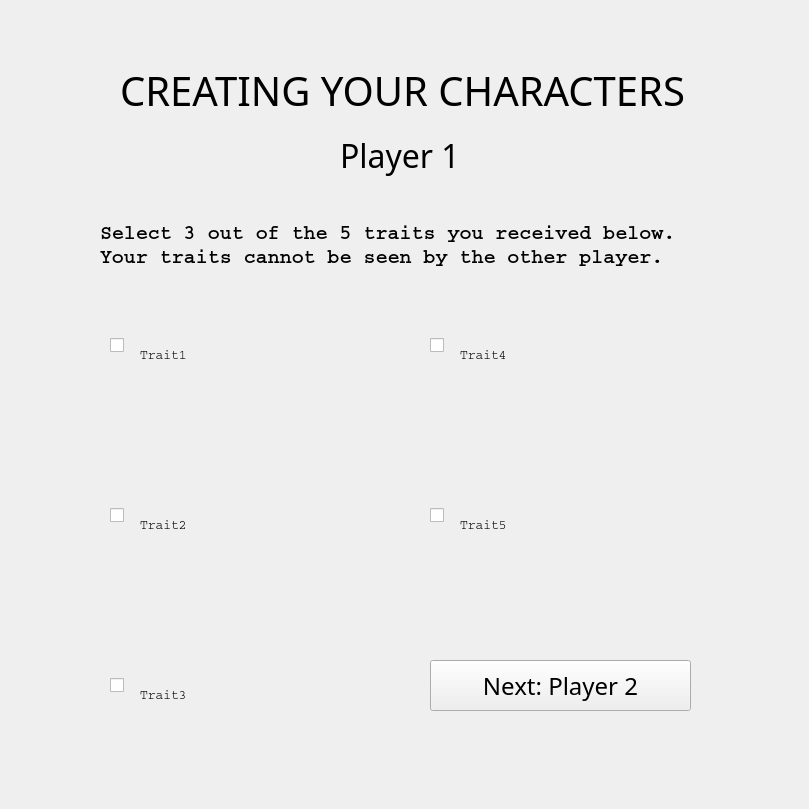
    <widget class="QWidget" name="page_4_trait1">
     <widget class="QWidget" name="widget_3" native="true">
      <property name="geometry">
       <rect>
        <x>0</x>
        <y>0</y>
        <width>800</width>
        <height>800</height>
       </rect>
      </property>
      <widget class="QLabel" name="label_9">
       <property name="geometry">
        <rect>
         <x>120</x>
         <y>70</y>
         <width>611</width>
         <height>41</height>
        </rect>
       </property>
       <property name="font">
        <font>
         <family>Bell MT</family>
         <pointsize>30</pointsize>
        </font>
       </property>
       <property name="styleSheet">
        <string notr="true">color: rgb(0, 0, 0);</string>
       </property>
       <property name="text">
        <string>CREATING YOUR CHARACTERS</string>
       </property>
      </widget>
      <widget class="QLabel" name="label_10">
       <property name="geometry">
        <rect>
         <x>100</x>
         <y>210</y>
         <width>651</width>
         <height>71</height>
        </rect>
       </property>
       <property name="font">
        <font>
         <family>Courier</family>
         <pointsize>15</pointsize>
         <italic>false</italic>
         <bold>true</bold>
        </font>
       </property>
       <property name="styleSheet">
        <string notr="true">color: rgb(0, 0, 0);</string>
       </property>
       <property name="text">
        <string>Select 3 out of the 5 traits you received below. 
Your traits cannot be seen by the other player.</string>
       </property>
       <property name="wordWrap">
        <bool>true</bool>
       </property>
      </widget>
      <widget class="QLabel" name="label_11">
       <property name="geometry">
        <rect>
         <x>340</x>
         <y>120</y>
         <width>181</width>
         <height>71</height>
        </rect>
       </property>
       <property name="font">
        <font>
         <family>OCR A Extended</family>
         <pointsize>24</pointsize>
        </font>
       </property>
       <property name="styleSheet">
        <string notr="true">color: rgb(0, 0, 0);</string>
       </property>
       <property name="text">
        <string>Player 1</string>
       </property>
      </widget>
      <widget class="QCheckBox" name="checkBox">
       <property name="geometry">
        <rect>
         <x>110</x>
         <y>290</y>
         <width>281</width>
         <height>111</height>
        </rect>
       </property>
       <property name="font">
        <font>
         <family>Courier</family>
         <pointsize>10</pointsize>
        </font>
       </property>
       <property name="styleSheet">
        <string notr="true">color: rgb(0, 0, 0);</string>
       </property>
       <property name="text">
        <string/>
       </property>
      </widget>
      <widget class="QCheckBox" name="checkBox_4">
       <property name="geometry">
        <rect>
         <x>430</x>
         <y>290</y>
         <width>281</width>
         <height>111</height>
        </rect>
       </property>
       <property name="font">
        <font>
         <family>Courier</family>
         <pointsize>10</pointsize>
        </font>
       </property>
       <property name="styleSheet">
        <string notr="true">color: rgb(0, 0, 0);</string>
       </property>
       <property name="text">
        <string/>
       </property>
      </widget>
      <widget class="QCheckBox" name="checkBox_2">
       <property name="geometry">
        <rect>
         <x>110</x>
         <y>460</y>
         <width>281</width>
         <height>111</height>
        </rect>
       </property>
       <property name="font">
        <font>
         <family>Courier</family>
         <pointsize>10</pointsize>
        </font>
       </property>
       <property name="styleSheet">
        <string notr="true">color: rgb(0, 0, 0);</string>
       </property>
       <property name="text">
        <string/>
       </property>
      </widget>
      <widget class="QCheckBox" name="checkBox_3">
       <property name="geometry">
        <rect>
         <x>110</x>
         <y>630</y>
         <width>281</width>
         <height>111</height>
        </rect>
       </property>
       <property name="font">
        <font>
         <family>Courier</family>
         <pointsize>10</pointsize>
        </font>
       </property>
       <property name="styleSheet">
        <string notr="true">color: rgb(0, 0, 0);</string>
       </property>
       <property name="text">
        <string/>
       </property>
      </widget>
      <widget class="QCheckBox" name="checkBox_5">
       <property name="geometry">
        <rect>
         <x>430</x>
         <y>460</y>
         <width>281</width>
         <height>111</height>
        </rect>
       </property>
       <property name="font">
        <font>
         <family>Courier</family>
         <pointsize>10</pointsize>
        </font>
       </property>
       <property name="styleSheet">
        <string notr="true">color: rgb(0, 0, 0);</string>
       </property>
       <property name="text">
        <string/>
       </property>
      </widget>
      <widget class="QLabel" name="label_4">
       <property name="geometry">
        <rect>
         <x>140</x>
         <y>290</y>
         <width>271</width>
         <height>131</height>
        </rect>
       </property>
       <property name="font">
        <font>
         <family>Courier</family>
         <pointsize>10</pointsize>
        </font>
       </property>
       <property name="text">
        <string>Trait1</string>
       </property>
       <property name="wordWrap">
        <bool>true</bool>
       </property>
      </widget>
      <widget class="QLabel" name="label_5">
       <property name="geometry">
        <rect>
         <x>140</x>
         <y>460</y>
         <width>271</width>
         <height>131</height>
        </rect>
       </property>
       <property name="font">
        <font>
         <family>Courier</family>
         <pointsize>10</pointsize>
        </font>
       </property>
       <property name="text">
        <string>Trait2</string>
       </property>
       <property name="wordWrap">
        <bool>true</bool>
       </property>
      </widget>
      <widget class="QLabel" name="label_12">
       <property name="geometry">
        <rect>
         <x>140</x>
         <y>630</y>
         <width>271</width>
         <height>131</height>
        </rect>
       </property>
       <property name="font">
        <font>
         <family>Courier</family>
         <pointsize>10</pointsize>
        </font>
       </property>
       <property name="text">
        <string>Trait3</string>
       </property>
       <property name="wordWrap">
        <bool>true</bool>
       </property>
      </widget>
      <widget class="QLabel" name="label_13">
       <property name="geometry">
        <rect>
         <x>460</x>
         <y>290</y>
         <width>271</width>
         <height>131</height>
        </rect>
       </property>
       <property name="font">
        <font>
         <family>Courier</family>
         <pointsize>10</pointsize>
        </font>
       </property>
       <property name="text">
        <string>Trait4</string>
       </property>
       <property name="wordWrap">
        <bool>true</bool>
       </property>
      </widget>
      <widget class="QLabel" name="label_14">
       <property name="geometry">
        <rect>
         <x>460</x>
         <y>460</y>
         <width>271</width>
         <height>131</height>
        </rect>
       </property>
       <property name="font">
        <font>
         <family>Courier</family>
         <pointsize>10</pointsize>
        </font>
       </property>
       <property name="text">
        <string>Trait5</string>
       </property>
       <property name="wordWrap">
        <bool>true</bool>
       </property>
      </widget>
      <widget class="QPushButton" name="pushButton_6">
       <property name="geometry">
        <rect>
         <x>430</x>
         <y>660</y>
         <width>261</width>
         <height>51</height>
        </rect>
       </property>
       <property name="font">
        <font>
         <family>OCR A Extended</family>
         <pointsize>18</pointsize>
        </font>
       </property>
       <property name="text">
        <string>Next: Player 2</string>
       </property>
      </widget>
     </widget>
    </widget>
